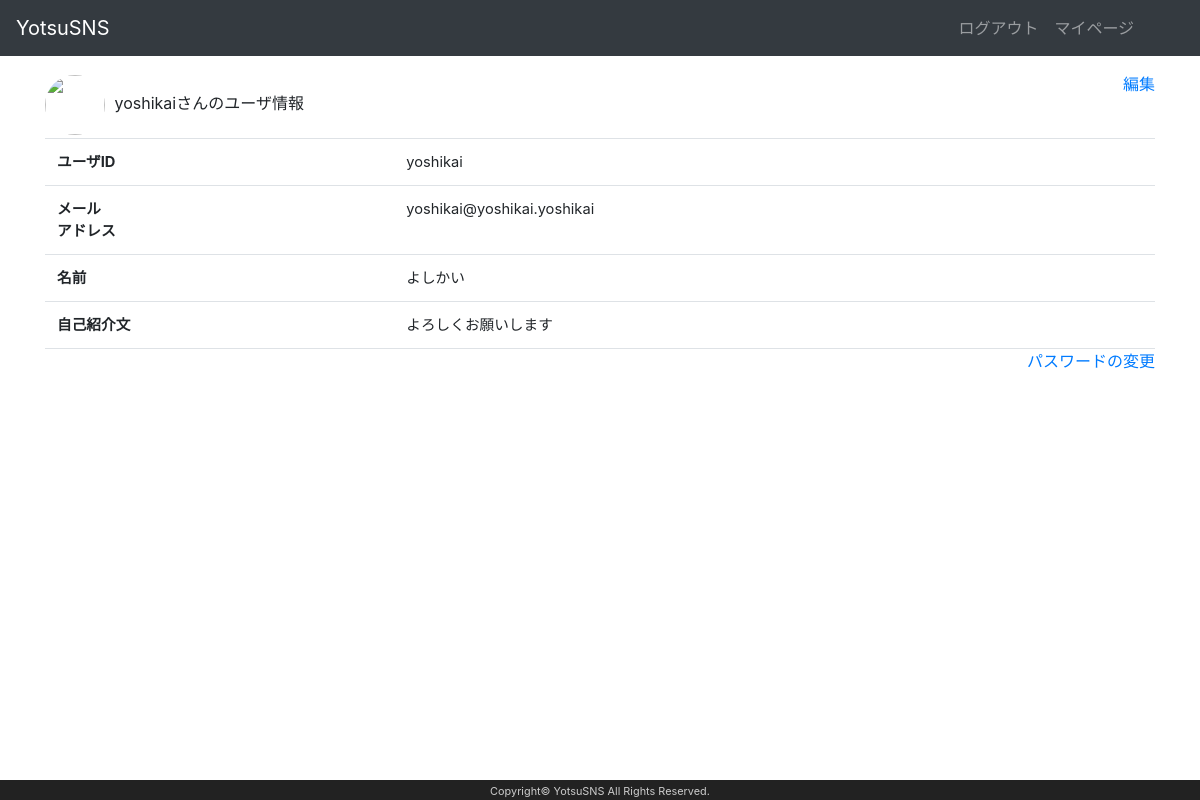
Page /accounts/mypage (signed in) on the earlier database version.
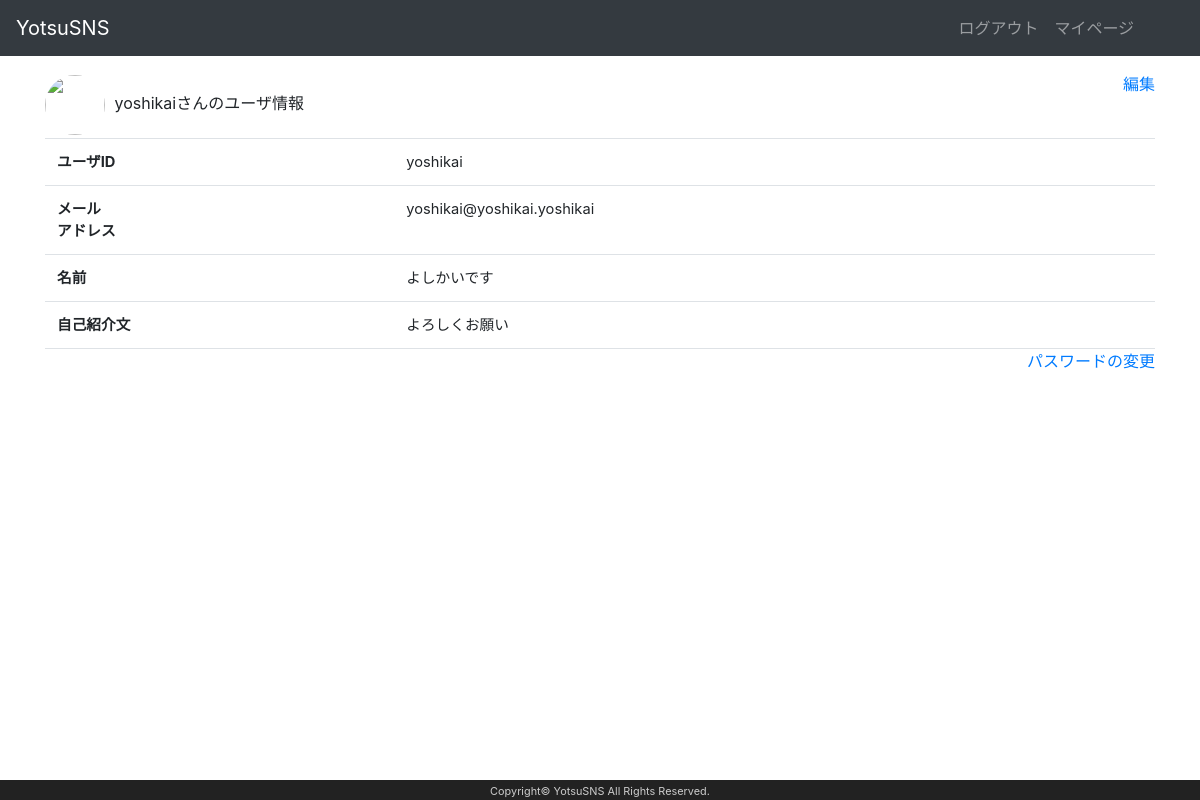
Same page on the later database version.
### accounts/models.py (models this page shows, shortened)
class Profile(models.Model):
    owner=models.ForeignKey(
        AuthUser,
        on_delete=models.CASCADE,
        related_name='profile_owner')
    pro_image=StdImageField(
        upload_to='images/',
        null=True,
        blank=True,
        variations={
            'large':(600,400),
            'thumbnail':(100,100,True),
            'medium':(300,200),
        })
    name=models.CharField(default=None,max_length=30,null=True,blank=True)
    profile_text=models.CharField(default=None,max_length=140,null=True,blank=True)

### accounts/views.py (the view)
# urls.py: path('mypage',views.Mypage,name='mypage'),
@login_required(login_url='accounts/login')
def Mypage(request):
    user=request.user
    profile=user.profile_owner.get()
    params={
        'user':user,
        'profile':profile,
    }
    return render(request,'accounts/mypage.html',params)

### accounts/templates/accounts/mypage.html
{% extends "accounts/layout.html" %}
{% block static %}
{% load static %}
<link rel="stylesheet" type="text/css" href="{% static 'accounts/css/edit.css' %}">
{% endblock %}
{% block content %}
<img src="{% if profile.pro_image %}{{user.profile_owner.get.pro_image.thumbnail.url}}{% else %}/media/images/def_thumbnail.jpg{% endif %}">
<p>{{user.username}}さんのユーザ情報</p>
<a class="edit" href="{% url 'edit' %}">編集</a>
<table class="table">
    <tbody>
        <tr>
            <th>ユーザID</th>
            <td>{{ user.username }}</td>
        </tr>
        <tr>
            <th>メール<br>アドレス</th>
            <td>{{ user.email }}</td>
        </tr>
        <tr>
            <th>名前</th>
            <td>{% if profile.name %}{{profile.name}}
                {% else %}名前が設定されていません{% endif %}</td>
        </tr>
        <tr>
          <th>自己紹介文</th>
          <td>{% if profile.profile_text %}{{profile.profile_text}}
              {% else %}自己紹介文が設定されていません{% endif %}</td>
        </tr>
    </tbody>
</table>
<a class="edit" href="{% url 'passwordchange' %}">パスワードの変更</a>
{% endblock %}

Differences in the rows shown:
changed Profile: name "よしかい" → "よしかいです"; profile_text "よろしくお願いします" → "よろしくお願い"
